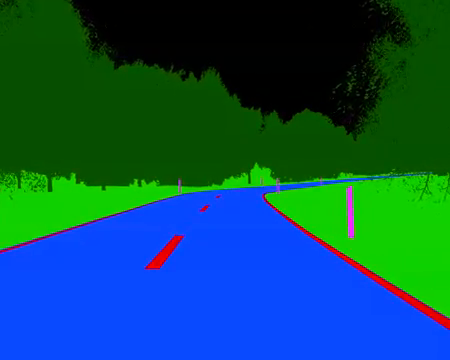
#> input picture frame 51 of camera_algorithm/test.mp4, 450 x 360 px, given in place of video2.mp4, which was not available
$ python colourDetection.py
#> lines starting #> are read from the running program, lines starting #| are printed output that depends on the picture; after the words box and inside, x2 and y2 are one past the last pixel; in counts of white or black regions, pixels touching at a corner belong together; pictures that were not available may be replaced by others from this repository, and a replacement may not be noted
# Python code for Multiple Color Detection


import numpy as np
import cv2
import time

# Capturing video through webcam
webcam = cv2.VideoCapture('video2.mp4')
frame_time = 0
new_frame_time = 0

# Start a while loop
while (1):

    # Reading the video from the
    # webcam in image frames
    _, imageFrame = webcam.read()
#> imageFrame is the input picture: shape (360, 450, 3); mean B, G, R 89.3, 80.4, 11.1

    new_frame_time = time.time()

    fps = 1 / (new_frame_time - frame_time)
    frame_time = new_frame_time

    fps = int(fps)
    fps = str(fps)
    # print(fps)
    font = cv2.FONT_HERSHEY_SIMPLEX

    cv2.putText(imageFrame, fps, (7, 70), font, 3, (100, 255, 0), 3, cv2.LINE_AA)
#> imageFrame: shape (360, 450, 3); 0.71% of pixels changed, all inside (x1, y1, x2, y2) = (13, 4, 62, 74)

    # Convert the imageFrame in
    # BGR(RGB color space) to
    # HSV(hue-saturation-value)
    # color space
    hsvFrame = cv2.cvtColor(imageFrame, cv2.COLOR_BGR2HSV)
#> hsvFrame: shape (360, 450, 3); mean H, S, V 71.9, 225.3, 146.6

    # Set range for red color and
    # define mask
    red_lower = np.array([136, 87, 111], np.uint8)
    red_upper = np.array([180, 255, 255], np.uint8)
    red_mask = cv2.inRange(hsvFrame, red_lower, red_upper)
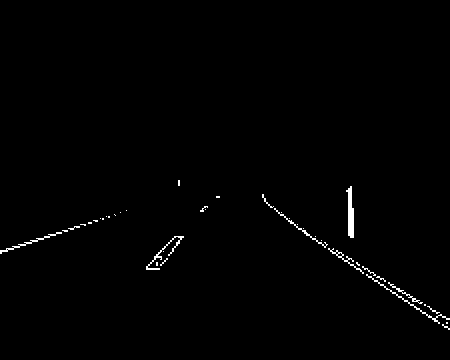
#> red_mask: shape (360, 450); 0.82% white in thin lines or dots, all inside (x1, y1, x2, y2) = (0, 180, 450, 330)

    # Set range for green color and
    # define mask
    # green_lower = np.array([25, 52, 72], np.uint8)
    # green_upper = np.array([102, 255, 255], np.uint8)
    # green_mask = cv2.inRange(hsvFrame, green_lower, green_upper)

    # Set range for blue color and
    # define mask
    blue_lower = np.array([94, 80, 2], np.uint8)
    blue_upper = np.array([120, 255, 255], np.uint8)
    blue_mask = cv2.inRange(hsvFrame, blue_lower, blue_upper)
#> blue_mask: shape (360, 450); 34.4% white; 33 white regions (28 under 20 px), largest, box (x1, y1, x2, y2) and area: (0, 178, 450, 360) 55391, (123, 48, 136, 60) 39, (374, 176, 388, 178) 28, (200, 64, 206, 68) 20, (280, 108, 288, 112) 20

    # Set range for yellow color and
    # define mask
    yellow_lower = np.array([23, 41, 133], np.uint8)
    yellow_upper = np.array([40, 150, 255], np.uint8)
    yellow_mask = cv2.inRange(hsvFrame, yellow_lower, yellow_upper)
#> yellow_mask: shape (360, 450); 0.01% white in thin lines or dots, all inside (x1, y1, x2, y2) = (104, 183, 372, 271)

    # Morphological Transform, Dilation
    # for each color and bitwise_and operator
    # between imageFrame and mask determines
    # to detect only that particular color
    kernal = np.ones((5, 5), "uint8")

    # For red color
    red_mask = cv2.dilate(red_mask, kernal)
#> red_mask: shape (360, 450); 3% white; 8 white regions, largest, box (x1, y1, x2, y2) and area: (260, 192, 450, 332) 2479, (0, 210, 123, 256) 889, (144, 234, 186, 272) 729
    res_red = cv2.bitwise_and(imageFrame, imageFrame,
                              mask=red_mask)

    # For green color
    # green_mask = cv2.dilate(green_mask, kernal)
    # res_green = cv2.bitwise_and(imageFrame, imageFrame,
    #                             mask=green_mask)

    # For blue color
    blue_mask = cv2.dilate(blue_mask, kernal)
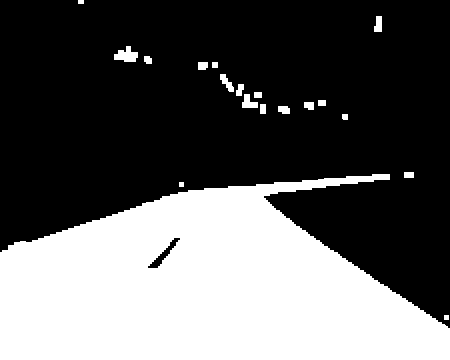
#> blue_mask: shape (360, 450); 36.5% white; 19 white regions, largest, box (x1, y1, x2, y2) and area: (0, 174, 450, 360) 57729, (114, 46, 138, 62) 246, (242, 94, 258, 108) 144
    res_blue = cv2.bitwise_and(imageFrame, imageFrame,
                               mask=blue_mask)
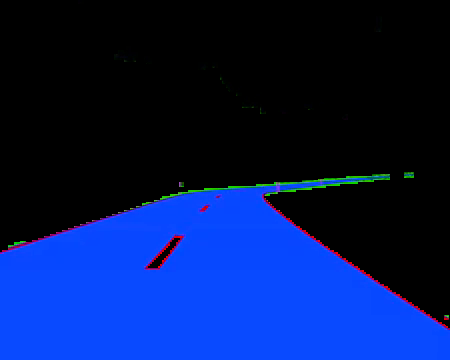
#> res_blue: shape (360, 450, 3); mean B, G, R 88.4, 26.3, 4.5

    # For yellow color
    yellow_mask = cv2.dilate(yellow_mask, kernal)
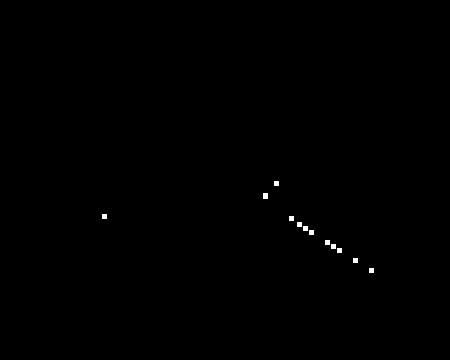
#> yellow_mask: shape (360, 450); 0.19% white; 12 white regions
    res_yellow = cv2.bitwise_and(imageFrame, imageFrame,
                               mask=yellow_mask)

    # Creating contour to track red color
    contours, hierarchy = cv2.findContours(red_mask,
                                           cv2.RETR_TREE,
                                           cv2.CHAIN_APPROX_SIMPLE)
#> contours = 13 contours, 6 with area under 20; largest, box (x1, y1, x2, y2) and area: (260, 192, 450, 332) 2220, (0, 210, 123, 256) 740, (144, 234, 186, 272) 674, (344, 184, 356, 240) 456, (198, 204, 210, 214) 77, (176, 178, 182, 188) 45, (214, 194, 222, 200) 35

    for pic, contour in enumerate(contours):
        area = cv2.contourArea(contour)
        if (area > 500):
            x, y, w, h = cv2.boundingRect(contour)
            imageFrame = cv2.rectangle(imageFrame, (x, y),
                                       (x + w, y + h),
                                       (0, 0, 255), 2)

            cv2.putText(imageFrame, "Red Colour", (x, y),
                        cv2.FONT_HERSHEY_SIMPLEX, 1.0,
                        (0, 0, 255))
#> this loop made 13 passes
#> (area, x, y, w, h) on passes 1, 5, 9: (674, 144, 234, 42, 38), (739.5, 0, 210, 123, 46), (2219.5, 260, 192, 190, 140)
#> area on passes 7, 12: 77, 455.5
#> pass 1, `imageFrame = cv2.rectangle(imageFrame, (x, y), (x + w, y + h), (0, 0, ..`:
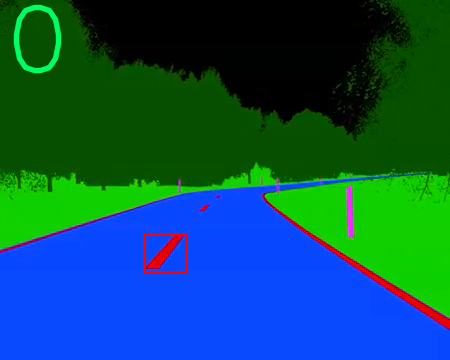
#> imageFrame: shape (360, 450, 3); mean B, G, R 89.1, 81.2, 11.8
#> after the loop:
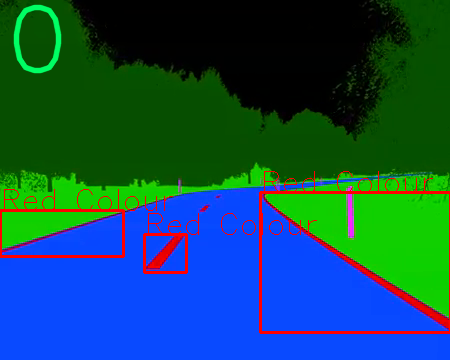
#> imageFrame: shape (360, 450, 3); 2.24% of pixels changed, all inside (x1, y1, x2, y2) = (0, 171, 450, 334)

        # Creating contour to track green color
    # contours, hierarchy = cv2.findContours(green_mask,
    #                                        cv2.RETR_TREE,
    #                                        cv2.CHAIN_APPROX_SIMPLE)
    #
    # for pic, contour in enumerate(contours):
    #     area = cv2.contourArea(contour)
    #     if (area > 300):
    #         x, y, w, h = cv2.boundingRect(contour)
    #         imageFrame = cv2.rectangle(imageFrame, (x, y),
    #                                    (x + w, y + h),
    #                                    (0, 255, 0), 2)
    #
    #         cv2.putText(imageFrame, "Green Colour", (x, y),
    #                     cv2.FONT_HERSHEY_SIMPLEX,
    #                     1.0, (0, 255, 0))

        # Creating contour to track blue color
    contours, hierarchy = cv2.findContours(blue_mask,
                                           cv2.RETR_TREE,
                                           cv2.CHAIN_APPROX_SIMPLE)
#> contours = 20 contours, 3 with area under 20; largest, box (x1, y1, x2, y2) and area: (0, 174, 450, 360) 57249, (147, 237, 181, 269) 273, (114, 46, 138, 62) 208, (242, 94, 258, 108) 116, (220, 74, 234, 92) 95
    for pic, contour in enumerate(contours):
        area = cv2.contourArea(contour)
        if (area > 500):
            x, y, w, h = cv2.boundingRect(contour)
            imageFrame = cv2.rectangle(imageFrame, (x, y),
                                       (x + w, y + h),
                                       (255, 0, 0), 2)

            cv2.putText(imageFrame, "Blue Colour", (x, y),
                        cv2.FONT_HERSHEY_SIMPLEX,
                        1.0, (255, 0, 0))
#> this loop made 20 passes
#> (area, x, y, w, h) on pass 3: (57249, 0, 174, 450, 186)
#> area on passes 4, 6, 7, 9, 11, 13: 273, 24.5, 66, 55.5, 116, 54
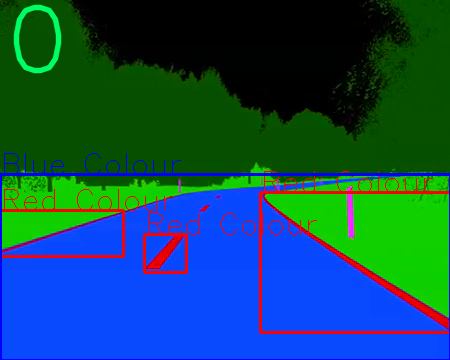
#> imageFrame: shape (360, 450, 3); mean B, G, R 89.1, 76.9, 16.6

        # Creating contour to track yellow color
    contours, hierarchy = cv2.findContours(yellow_mask,
                                           cv2.RETR_TREE,
                                           cv2.CHAIN_APPROX_SIMPLE)
#> contours = 12 contours, 11 with area under 20; largest, box (x1, y1, x2, y2) and area: (263, 193, 268, 199) 20
    for pic, contour in enumerate(contours):
        area = cv2.contourArea(contour)
        if (area > 500):
            x, y, w, h = cv2.boundingRect(contour)
            imageFrame = cv2.rectangle(imageFrame, (x, y),
                                       (x + w, y + h),
                                       (120, 255, 255), 2)

            cv2.putText(imageFrame, "Yellow Colour", (x, y),
                        cv2.FONT_HERSHEY_SIMPLEX,
                        1.0, (120, 255, 255))
#> this loop made 12 passes
#> (contour, area) on pass 11: ([[263, 193], [263, 198], [267, 198], [267, 193]], 20)

        # Program Termination
    cv2.imshow("Multiple Color Detection in Real-TIme", imageFrame)
    if cv2.waitKey(10) & 0xFF == ord('q'):
#> (key q is pressed here)
#> (the run stopped early here; a loop or call above may not have finished)

$ run again, starting later in the video
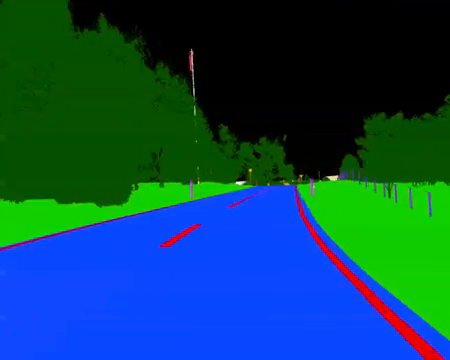
#> input picture frame 233 of camera_algorithm/test.mp4, 450 x 360 px, given in place of video2.mp4, which was not available
#> imageFrame is the input picture: shape (360, 450, 3); mean B, G, R 87, 70.6, 11.2
#> hsvFrame: shape (360, 450, 3); mean H, S, V 67.1, 204.4, 136.3
#> `red_mask = cv2.inRange(hsvFrame, red_lower, red_upper)`:
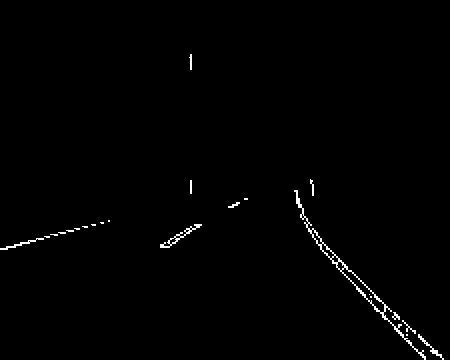
#> red_mask: shape (360, 450); 0.86% white in thin lines or dots, all inside (x1, y1, x2, y2) = (0, 54, 444, 360)
#> `contours, hierarchy = cv2.findContours(red_mask, cv2.RETR_TREE, cv2.CH..`: contours = 14 contours, 6 with area under 20; largest, box (x1, y1, x2, y2) and area: (292, 188, 446, 360) 2937, (0, 218, 112, 252) 642, (158, 222, 204, 250) 458, (226, 196, 250, 210) 134, (308, 177, 316, 198) 110, (187, 52, 194, 72) 100, (409, 333, 425, 349) 88, (188, 178, 194, 196) 85
#> the loop `for pic, contour in enumerate(contours):` made 14 passes
#> (area, x, y, w, h) on passes 2, 4: (641.5, 0, 218, 112, 34), (2937, 292, 188, 154, 172)
#> `contours, hierarchy = cv2.findContours(blue_mask, cv2.RETR_TREE, cv2.C..`: contours = 45 contours, 17 with area under 20; largest, box (x1, y1, x2, y2) and area: (0, 182, 450, 360) 56182, (254, 112, 354, 120) 693, (396, 4, 450, 14) 477, (333, 166, 370, 184) 380, (304, 133, 358, 156) 366
#> the loop `for pic, contour in enumerate(contours):` made 45 passes
#> (contour, area, x, y, w, h) on pass 33: ([[254, 112], [254, 119], [353, 119], [353, 112]], 693, 254, 112, 100, 8)
#> after the loop `for pic, contour in enumerate(contours):`:
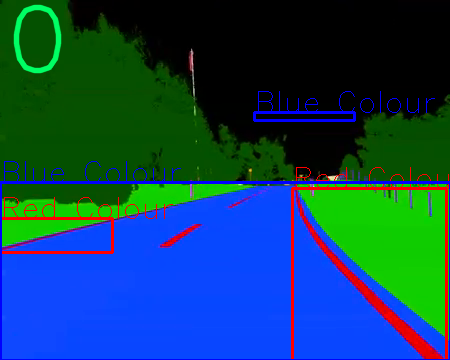
#> imageFrame: shape (360, 450, 3); mean B, G, R 90.4, 67.4, 15
#> `contours, hierarchy = cv2.findContours(yellow_mask, cv2.RETR_TREE, cv2..`: contours = 3 contours; box (x1, y1, x2, y2) and area: (325, 174, 339, 182) 82, (308, 188, 313, 194) 20, (298, 173, 304, 178) 20
#> the loop `for pic, contour in enumerate(contours):` made 3 passes
#> (contour, area) on passes 1, 3: ([[308, 188], [308, 193], [312, 193], [312, 188]], 20), ([[298, 173], [298, 177], [303, 177], [303, 173]], 20)

$ run again, starting later in the video
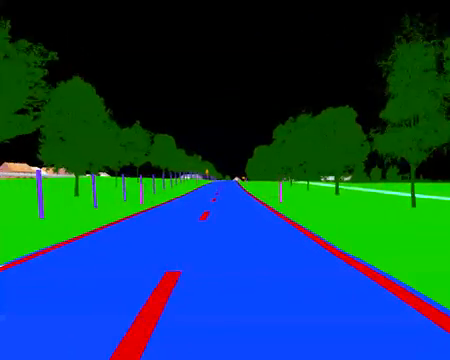
#> input picture frame 414 of camera_algorithm/test.mp4, 450 x 360 px, given in place of video2.mp4, which was not available
#> imageFrame is the input picture: shape (360, 450, 3); mean B, G, R 85.5, 67.6, 15.5
#> hsvFrame: shape (360, 450, 3); mean H, S, V 63.5, 188.2, 134.6
#> `red_mask = cv2.inRange(hsvFrame, red_lower, red_upper)`:
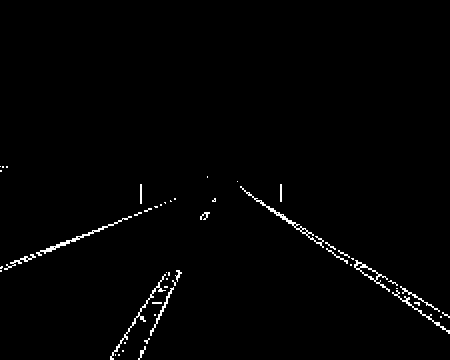
#> red_mask: shape (360, 450); 1.3% white in thin lines or dots, all inside (x1, y1, x2, y2) = (0, 166, 450, 360)
#> `contours, hierarchy = cv2.findContours(red_mask, cv2.RETR_TREE, cv2.CH..`: contours = 19 contours, 7 with area under 20; largest, box (x1, y1, x2, y2) and area: (235, 179, 450, 336) 2972, (108, 268, 184, 360) 1789, (0, 196, 178, 274) 1312, (198, 210, 212, 222) 117, (138, 182, 144, 206) 115
#> the loop `for pic, contour in enumerate(contours):` made 19 passes
#> (area, x, y, w, h) on passes 1, 8, 11: (1789, 108, 268, 76, 92), (1312, 0, 196, 178, 78), (2972.5, 235, 179, 215, 157)
#> `contours, hierarchy = cv2.findContours(blue_mask, cv2.RETR_TREE, cv2.C..`: contours = 50 contours, 12 with area under 20; largest, box (x1, y1, x2, y2) and area: (0, 124, 450, 360) 57050, (108, 164, 206, 196) 902, (116, 104, 210, 126) 744, (364, 94, 376, 114) 170, (332, 38, 346, 50) 136
#> the loop `for pic, contour in enumerate(contours):` made 50 passes
#> (area, x, y, w, h) on passes 6, 16, 31: (902, 108, 164, 98, 32), (57049.5, 0, 124, 450, 236), (743.5, 116, 104, 94, 22)
#> after the loop `for pic, contour in enumerate(contours):`:
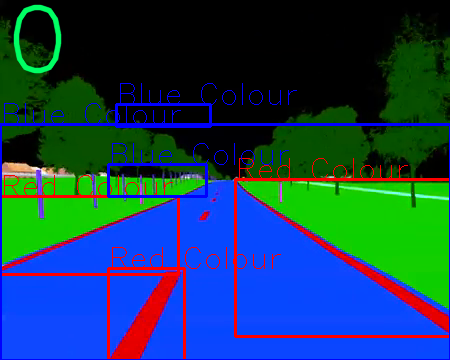
#> imageFrame: shape (360, 450, 3); mean B, G, R 87.7, 64.7, 21.7
#> `contours, hierarchy = cv2.findContours(yellow_mask, cv2.RETR_TREE, cv2..`: contours = 13 contours, 4 with area under 20; largest, box (x1, y1, x2, y2) and area: (66, 172, 76, 178) 42, (97, 171, 103, 178) 28, (30, 174, 36, 180) 24, (84, 172, 90, 178) 24, (102, 222, 108, 227) 20
#> the loop `for pic, contour in enumerate(contours):` made 13 passes
#> (contour, area) on passes 2, 5, 6, 7, 13: ([[102, 222], [102, 226], [107, 226], [107, 222]], 20), ([[141, 198], [141, 203], [145, 203], [145, 198]], 20), ([[180, 192], [180, 196], [185, 196], [185, 192]], 20), ([[241, 184], [241, 189], [245, 189], [245, 184]], 20), ([[50, 168], [50, 173], [54, 173], [54, 168]], 20)
